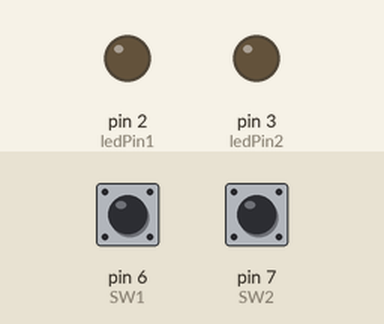
This sketch was run on a simulated Arduino Uno, built with avr-gcc and run on an emulated ATmega328P. On the bench: output pins drawn as LEDs (lit = HIGH). Inputs (shaded band) come from the test bench; at power-on: pin 6 (SW1) HIGH, pin 7 (SW2) HIGH.

Above: at 1.2 s.
1.3 s: pin 6 (SW1) pulled LOW for 0.15 s
At 1.37 s:
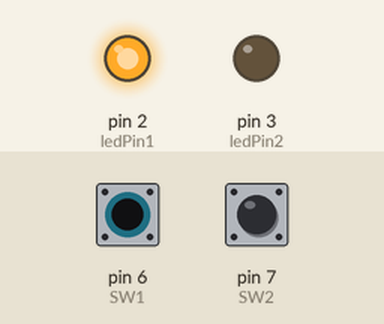
2.9 s: pin 7 (SW2) pulled LOW for 0.15 s
At 2.97 s:
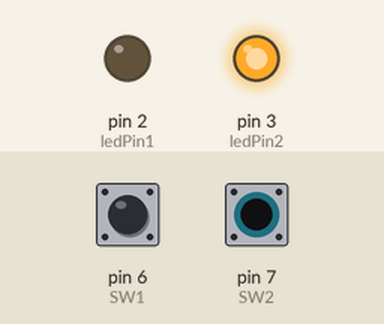
4.5 s: pin 7 (SW2) pulled LOW for 3.2 s
At 8.2 s:
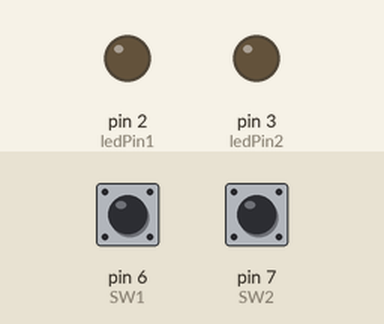
9.2 s: pin 6 (SW1) pulled LOW for 3.2 s
At 10.5 s:
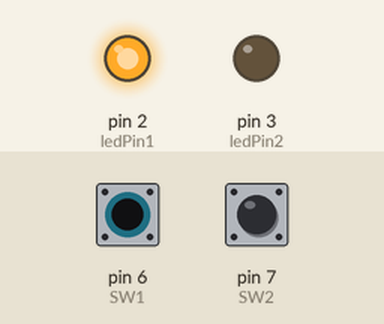
13.9 s: pin 6 (SW1) driven LOW and pin 7 (SW2) driven LOW
At 15.3 s:
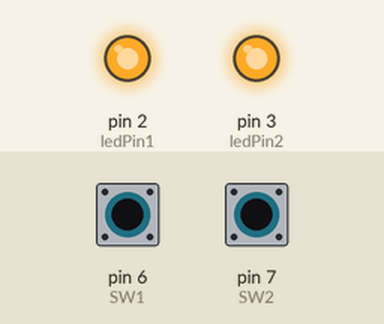
Timing chart, 0 to 16.4 s (numbered marks = the images above; inputs shaded):
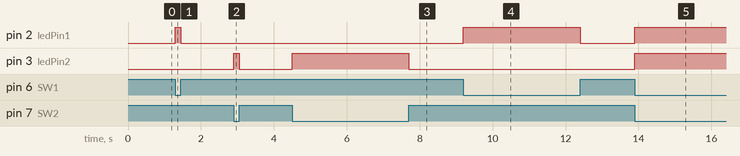

Measured:
- after the input at 1.3 s, pin 2 (ledPin1): LOW → HIGH at once, → LOW 0.15 s later
- after the input at 2.9 s, pin 3 (ledPin2): LOW → HIGH at once, → LOW 0.15 s later
- after the input at 4.5 s, pin 3 (ledPin2): LOW → HIGH at once, → LOW 3.2 s later
- after the input at 9.2 s, pin 2 (ledPin1): LOW → HIGH at once, → LOW 3.2 s later
- after the input at 13.9 s, pin 2 (ledPin1), pin 3 (ledPin2): LOW → HIGH at once

The sketch:

KCD3.ino
```cpp
int ledPin1 = 2;
int ledPin2 = 3;

int SW1 = 6;
int SW2 =7;

int SW1State;
int SW2State;


void setup() {

  Serial.begin(9600);
  pinMode(ledPin1, OUTPUT);
  pinMode(ledPin2, OUTPUT);
  pinMode(SW1, INPUT_PULLUP);
  pinMode(SW2, INPUT_PULLUP);

}

void loop() {
 SW1State = digitalRead(SW1);
 SW2State = digitalRead(SW2);

 if(SW1State == LOW){
   digitalWrite(ledPin1, HIGH);
 }
 else if(SW1State == HIGH){
   digitalWrite(ledPin1, LOW);
 }
if(SW2State == LOW){
   digitalWrite(ledPin2, HIGH);
 }
 else if(SW2State == HIGH){
   digitalWrite(ledPin2, LOW);
 }

}
```
